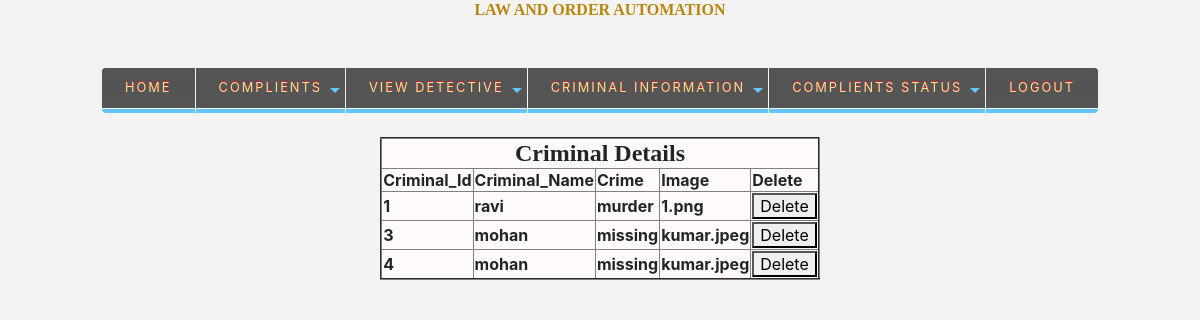
The app's page /delcrim/ with its own data.
### app/models.py (models this page shows)
class Criminal(models.Model):
    criminal_id=models.AutoField(primary_key=True)
    criminal_name=models.CharField(max_length=30)
    img=models.ImageField(upload_to="document/criminal/Image")
    crime=models.CharField(max_length=100)

### templates/deletecrim.html (shortened to what this page needs)
{% load staticfiles %}
<doctype html>
<html lang="en">
  <head>
    <link rel="stylesheet" href="https://stackpath.bootstrapcdn.com/bootstrap/4.3.1/css/bootstrap.min.css">
   </head>
  <body>
{% load staticfiles %}
{% include 'head.html' %}<br><br>
<link rel="stylesheet" href="{% static 'css/nav.css' %}">
{% include 'manuPolice.html' %}
<center>
<form action="/deletecrim/" method="post">
<table align="centre" bgcolor="#fffafa" border="2">
 <tr>
        <th colspan="5"><center><font size="5" face="Arial Black">
            Criminal Details</font></center>
        </th>
    <tr>
        <th>Criminal_Id</th>
        <th>Criminal_Name</th>
        <th>Crime</th>
        <th>Image</th>
       <th>Delete</th>
        </tr>
    {%  for x in object_list %}
    <tr>
        <th>{{ x.criminal_id }}</th>
        <th>{{ x.criminal_name }}</th>
        <th>{{ x.crime }}</th>
        <th>{{ x.img }}</th>
    <th colspan="2">
        <button type="submit">Delete</button>
    </th>
        </tr>
    {% endfor %}
</table></form></center>
  </body>
</html></doctype>

### app/static/css/nav.css (style rules this page uses)
body { background-color: rgba(225, 225, 225, 0.37); }

### records on screen
Criminal: criminal_id "1", criminal_name "ravi", crime "murder", img "1.png"
Criminal: criminal_id "3", criminal_name "mohan", crime "missing", img "kumar.jpeg"
Criminal: criminal_id "4", criminal_name "mohan", crime "missing", img "kumar.jpeg"
